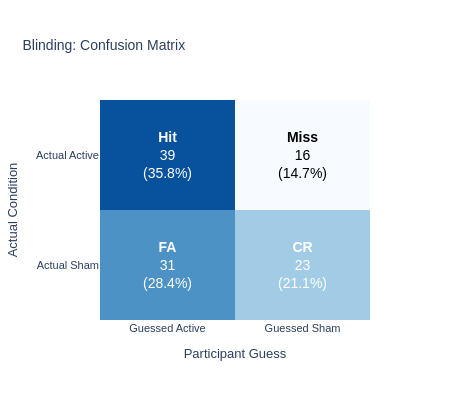
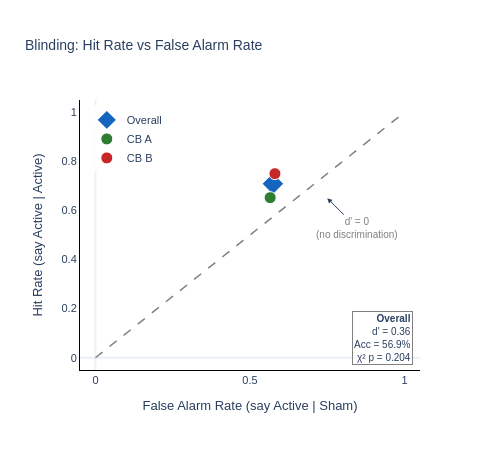

The code cell stored with these charts, in order, in its notebook:
### Markdown cell above
---
## 3. Blinding Integrity

### Code cell
# Signal detection analysis of blinding
blinding_results = run_blinding_analysis(data_clean)

if blinding_results['blinding_intact']:
    print('\n✓ Blinding appears intact')
else:
    print('\n⚠ Blinding may be compromised — interpret with caution')

### Figure 1 — Plotly figure (JSON) as saved in the notebook; plotly's stock layout.template omitted (floating-point values rounded to 4 significant figures)
{"data": [{"colorscale": [[0, "#f7fbff"], [0.5, "#6baed6"], [1, "#08519c"]], "hovertemplate": "%{y} → %{x}<br>Count: %{z}<extra></extra>", "showscale": false, "type": "heatmap", "x": ["Guessed Active", "Guessed Sham"], "y": ["Actual Active", "Actual Sham"], "z": [[39, 16], [31, 23]]}], "layout": {"annotations": [{"font": {"color": "white", "size": 14}, "showarrow": false, "text": "<b>Hit</b><br>39<br>(35.8%)", "x": 0, "y": 0}, {"font": {"color": "black", "size": 14}, "showarrow": false, "text": "<b>Miss</b><br>16<br>(14.7%)", "x": 1, "y": 0}, {"font": {"color": "white", "size": 14}, "showarrow": false, "text": "<b>FA</b><br>31<br>(28.4%)", "x": 0, "y": 1}, {"font": {"color": "white", "size": 14}, "showarrow": false, "text": "<b>CR</b><br>23<br>(21.1%)", "x": 1, "y": 1}], "font": {"family": "Arial", "size": 11}, "height": 400, "title": {"font": {"size": 14}, "text": "Blinding: Confusion Matrix"}, "width": 450, "xaxis": {"autorange": true, "range": [-0.5, 1.5], "showgrid": false, "side": "bottom", "title": {"text": "Participant Guess"}, "type": "category"}, "yaxis": {"autorange": true, "range": [1.5, -0.5], "showgrid": false, "title": {"text": "Actual Condition"}, "type": "category"}}}

### Figure 2 — Plotly figure (JSON) as saved in the notebook; plotly's stock layout.template omitted (floating-point values rounded to 4 significant figures)
{"data": [{"hoverinfo": "skip", "line": {"color": "gray", "dash": "dash", "width": 1.5}, "mode": "lines", "showlegend": false, "type": "scatter", "x": [0, 1], "y": [0, 1]}, {"hovertemplate": "Overall<br>Hit: 70.9%<br>FA: 57.4%<br>d' = 0.36<extra></extra>", "marker": {"color": "#1565C0", "line": {"color": "white", "width": 2}, "size": 18, "symbol": "diamond"}, "mode": "markers", "name": "Overall", "type": "scatter", "x": [0.5741], "y": [0.7091]}, {"hovertemplate": "CB A<br>Hit: 65.2%<br>FA: 56.5%<br>d' = 0.22<extra></extra>", "marker": {"color": "#2E7D32", "line": {"color": "white", "width": 1}, "size": 12, "symbol": "circle"}, "mode": "markers", "name": "CB A", "type": "scatter", "x": [0.5652], "y": [0.6522]}, {"hovertemplate": "CB B<br>Hit: 75.0%<br>FA: 58.1%<br>d' = 0.45<extra></extra>", "marker": {"color": "#C62828", "line": {"color": "white", "width": 1}, "size": 12, "symbol": "circle"}, "mode": "markers", "name": "CB B", "type": "scatter", "x": [0.5806], "y": [0.75]}], "layout": {"annotations": [{"arrowhead": 2, "ax": 30, "ay": 30, "font": {"color": "gray", "size": 10}, "showarrow": true, "text": "d' = 0<br>(no discrimination)", "x": 0.75, "y": 0.65}, {"align": "right", "bgcolor": "rgba(255,255,255,0.9)", "bordercolor": "gray", "borderwidth": 1, "font": {"size": 10}, "showarrow": false, "text": "<b>Overall</b><br>d' = 0.36<br>Acc = 56.9%<br>χ² p = 0.204", "x": 0.98, "xanchor": "right", "xref": "paper", "y": 0.02, "yanchor": "bottom", "yref": "paper"}], "font": {"family": "Arial", "size": 11}, "height": 450, "legend": {"bgcolor": "rgba(255,255,255,0.9)", "x": 0.02, "y": 0.98}, "title": {"font": {"size": 14}, "text": "Blinding: Hit Rate vs False Alarm Rate"}, "width": 500, "xaxis": {"linecolor": "black", "linewidth": 1, "range": [-0.05, 1.05], "showgrid": false, "title": {"text": "False Alarm Rate (say Active | Sham)"}, "type": "linear"}, "yaxis": {"linecolor": "black", "linewidth": 1, "range": [-0.05, 1.05], "showgrid": false, "title": {"text": "Hit Rate (say Active | Active)"}, "type": "linear"}}}
